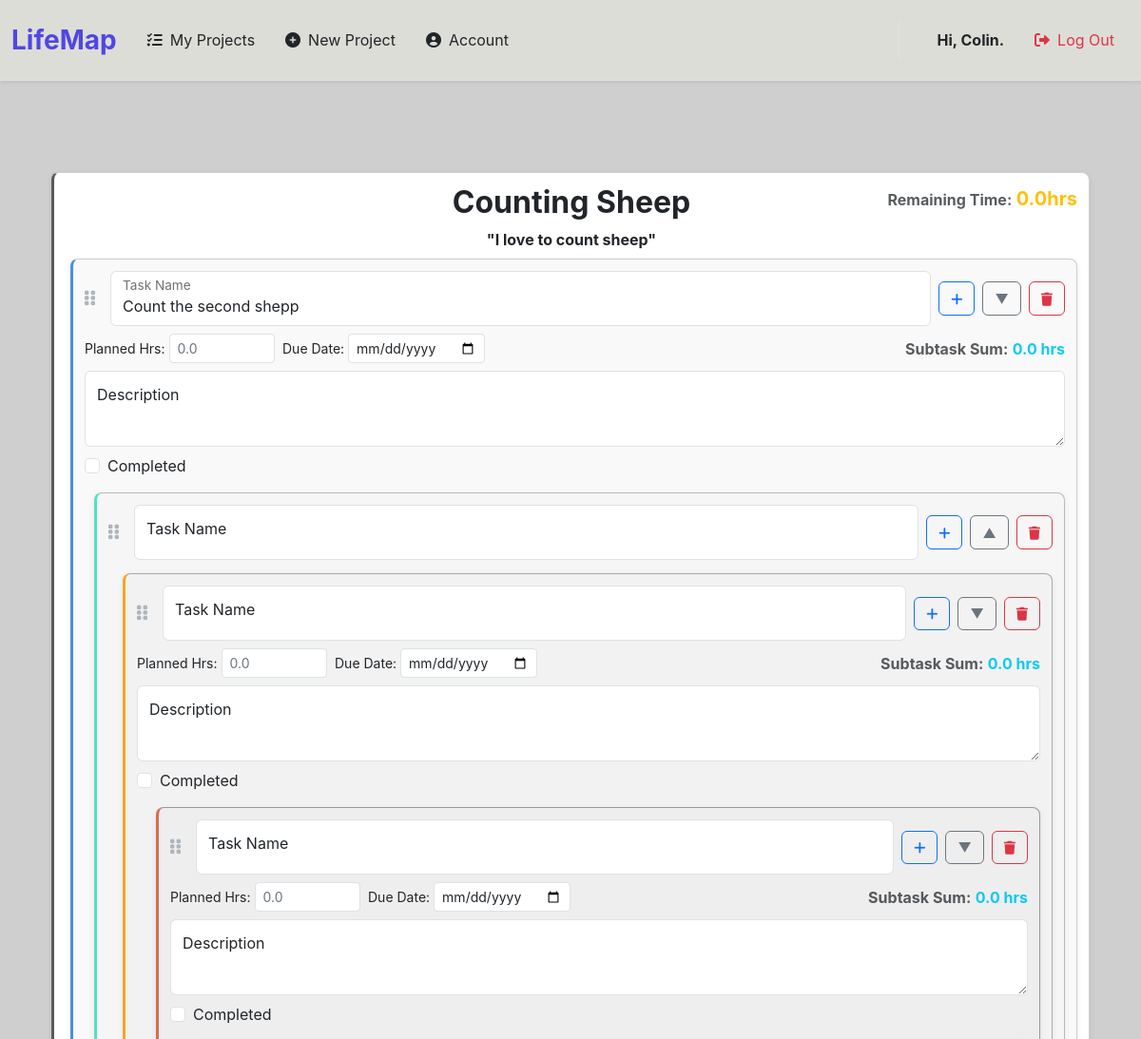
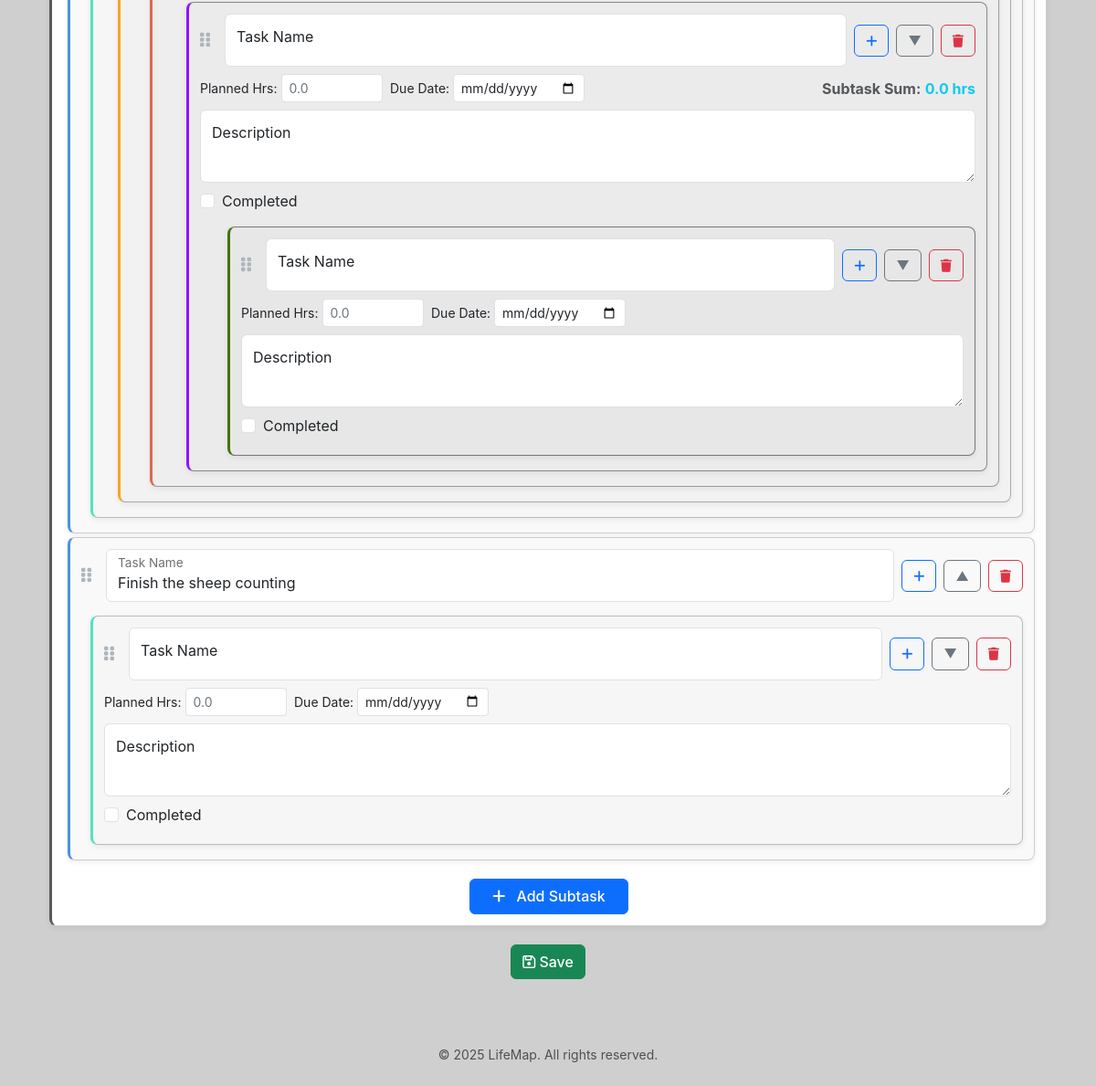
Page /details/9 (signed in) on the committed database (2 pictures, top to bottom).
### tables this page shows
CREATE TABLE users (
    user_id INTEGER PRIMARY KEY AUTOINCREMENT,
    username TEXT NOT NULL UNIQUE,
    email TEXT UNIQUE,
    password_hash TEXT NOT NULL
);

CREATE TABLE projects (
    project_id INTEGER PRIMARY KEY AUTOINCREMENT,
    user_id INTEGER NOT NULL,
    name TEXT NOT NULL,
    description TEXT,
    start_date TEXT,
    end_date TEXT,
    FOREIGN KEY (user_id) REFERENCES users (user_id)
);

CREATE TABLE work_items (
    item_id INTEGER PRIMARY KEY AUTOINCREMENT,
    project_id INTEGER NOT NULL,
    parent_item_id INTEGER,
    name TEXT NOT NULL,
    description TEXT,
    due_date DATE,
    is_completed INTEGER DEFAULT 0,
    priority INTEGER DEFAULT 0,
    status TEXT DEFAULT 'To Do',
    assigned_to_user_id INTEGER,
    display_order INTEGER DEFAULT 0,
    planned_hours REAL, -- <--- Changed to REAL (or INTEGER) and removed NOT NULL
    created_at DATETIME DEFAULT CURRENT_TIMESTAMP,
    updated_at DATETIME DEFAULT CURRENT_TIMESTAMP, is_minimized INTEGER DEFAULT 0,
    FOREIGN KEY (project_id) REFERENCES projects(project_id) ON DELETE CASCADE,
    FOREIGN KEY (parent_item_id) REFERENCES work_items(item_id) ON DELETE CASCADE,
    FOREIGN KEY (assigned_to_user_id) REFERENCES users(user_id) ON DELETE SET NULL
);

### app.py (the view)
@app.route("/details/<int:project_id>")
@login_required
def tasks(project_id):
    user_id = session["user_id"]
    conn = get_db()
    cursor = conn.cursor()
    cursor.execute("""SELECT name, description FROM projects WHERE user_id = ? AND project_id = ?""", (user_id, project_id))
    project_details = cursor.fetchone()
    if project_details is None:
        return error_page("Project not found or you are not authorized.", 404)
    project_name = project_details["name"]
    cursor.execute("""SELECT * FROM work_items WHERE project_id = ?""", (project_id,))
    tasks_flat_list = cursor.fetchall()
    tree = build_task_tree(tasks_flat_list)
    return render_template(
        'tasks.html',
        tasks=tree,
        project_id=project_id,
        project_name=project_name,
        username=get_username(user_id),
        project_details=project_details)

### app.py (called while the page is built)
def get_db():
    if 'lifemap_db' not in g:
        g.lifemap_db = sqlite3.connect("LifeMap.db")
        g.lifemap_db.row_factory = sqlite3.Row
    return g.lifemap_db

def login_required(f):
    @wraps(f)
    def decorated_function(*args, **kwargs):
        if session.get("user_id") is None:
            return redirect("/login")
        return f(*args, **kwargs)
    return decorated_function

def get_username(user_id):
    conn = get_db()
    cursor = conn.cursor()
    cursor.execute("""SELECT username FROM users WHERE user_id = ?""", (user_id,))
    username_row = cursor.fetchone()
    return username_row[0] if username_row else None

@app.after_request
def after_request(response):
    response.headers["Cache-Control"] = "no-cache, no-store, must-revalidate"
    response.headers["Expires"] = 0
    response.headers["Pragma"] = "no-cache"
    return response

### templates/tasks.html (shortened to what this page needs)
{% extends "layout.html" %}
{% block username %}
    <div class="fs-6 fw-bold">Hi, {{username}}.</div>
{% endblock %}
{% block main %}
    <div class="container-fluid mt-5">
        <form id="task-manager-form" method="POST">
            <div class="task-list">
                {% macro render_task_item(task, level=0) %}
                    <div class="card subtask-level-{{ level }} mb-1 {% if task.is_completed %}completed-task{% endif %}"
                         data-item-id="{{ task.item_id }}"
                         data-parent-item-id="{{ task.parent_item_id if task.parent_item_id is defined else '' }}"
                         data-level="{{ level }}">
                        <div class="card-body">
                            <div class="task-header">
                                {% if level > 0 %}
                                    <span class="drag-handle"><i class="fa-solid fa-grip-vertical"></i></span>
                                    <div class="form-floating flex-grow-1">
                                        <input type="text" class="form-control" id="name_{{ task.item_id | replace('.', '_') }}" name="name_{{ task.item_id | replace('.', '_') }}" value="{{ task.name }}" placeholder="Subtask Name">
                                        <label for="name_{{ task.item_id | replace('.', '_') }}">Task Name</label>
                                    </div>
                                {% else %}
                                    <h2 class="mb-0 fs-15 fw-bold project-name-centered">{{ project_name }}</h2>
                                    <div class="mb-2 text-end ms-auto">
                                        <strong class="text-muted">Remaining Time:</strong>
                                        <span id="remaining-hours-display" class="fs-5 fw-bold text-warning">
                                        </span>
                                    </div>
                                {% endif %}
                                {% if level > 0 %}
                                    <button type="button" class="btn btn-sm btn-outline-primary add-subtask-btn"><i class="fa-solid fa-plus"></i></button>
                                    <button type="button" class="btn btn-sm btn-outline-secondary toggle-subtasks-btn"><span class="collapse-icon">{% if task.is_minimized %}&#9650;{% else %}&#9660;{% endif %}</span></button>
                                    <button type="button" class="btn btn-sm btn-outline-danger delete-task-btn"><i class="fa-solid fa-trash"></i></button>
                                {% endif %}
                            </div>
                            {% if level > 0 %}
                                <div class="task-options {% if task.is_minimized %}task-options-minimized{% endif %}">
                                    <div class="d-flex flex-wrap align-items-center gap-2">
                                        <div class="d-flex align-items-center gap-1" style="max-width: 200px;">
                                            <label for="planned_hours_{{ task.item_id | replace('.', '_') }}" class="form-label small mb-0 text-nowrap">Planned Hrs:</label>
                                            <input type="number" min="0" step="0.1" class="form-control form-control-sm flex-grow-1"
                                                   id="planned_hours_{{ task.item_id | replace('.', '_') }}"
                                                   name="planned_hours_{{ task.item_id | replace('.', '_') }}"
                                                   value="{{ task.planned_hours if task.planned_hours is not none else '' }}"
                                                   placeholder="0.0">
                                        </div>
                                        {% if task.due_date is defined %}
                                        <div class="d-flex align-items-center gap-1" style="max-width: 200px;">
                                            <label for="due_date_{{ task.item_id | replace('.', '_') }}" class="form-label small mb-0 text-nowrap">Due Date:</label>
                                            <input type="date" class="form-control form-control-sm flex-grow-1" id="due_date_{{ task.item_id | replace('.', '_') }}" name="due_date_{{ task.item_id | replace('.', '_') }}" value="{{ task.due_date }}">
                                        </div>
                                        {% endif %}
                                        {% if task.subtasks %}
                                        <div class="text-end ms-auto">
                                            <strong class="text-muted">Subtask Sum:</strong>
                                            <span class="fs-6 fw-bold text-info">
                                                {{ "%.1f" | format(task.calculated_planned_hours) if task.calculated_planned_hours is not none else "N/A" }} hrs
                                            </span>
                                        </div>
                                        {% endif %}
                                        <div class="form-floating flex-grow-1 w-100">
                                            <textarea class="form-control" placeholder="Description" id="description_{{ task.item_id | replace('.', '_') }}" name="description_{{ task.item_id | replace('.', '_') }}">{{ task.description }}</textarea>
                                            <label for="description_{{ task.item_id | replace('.', '_') }}">Description</label>
                                        </div>
                                        <div class="form-check mb-2">
                                            <input type="checkbox" class="form-check-input completed-checkbox" id="is_completed_{{ task.item_id | replace('.', '_') }}" name="is_completed_{{ task.item_id | replace('.', '_') }}" {% if task.is_completed %}checked{% endif %}>
                                            <label class="form-check-label" for="is_completed_{{ task.item_id | replace('.', '_') }}">Completed</label>
                                        </div>
                                    </div>
                                </div>
                            {% else %}
                                <div class="task-options mb-1 mx-auto fs-6 fw-bold i">
                                    "{{ project_details.description }}"
                                </div>
                            {% endif %}
                            {% if task.subtasks %}
                            <div class="subtask-list">
                                {% for subtask in task.subtasks %}
                                    {{ render_task_item(subtask, level + 1) }}
                                {% endfor %}
                            </div>
                            {% endif %}
                            {% if level == 0 %}
                                <div class="d-flex justify-content-center mt-3">
                                    <button type="button" class="btn btn-primary add-subtask-btn px-4">
                                        <i class="fa-solid fa-plus me-2"></i> Add Subtask
                                    </button>
                                </div>
                            {% endif %}
                        </div>
                    </div>
                {% endmacro %}
                {% for task in tasks %}
                    {{ render_task_item(task, 0) }}
                {% endfor %}
            </div>
            <button type="submit" class="btn btn-success mt-3">
                <i class="fa-regular fa-floppy-disk"></i>
                Save
            </button>
        </form>
    </div>
{% endblock %}

### templates/layout.html (shortened to what this page needs)
<!DOCTYPE html>
<html lang="en">
<head>
    <link href="https://cdn.jsdelivr.net/npm/bootstrap@5.3.3/dist/css/bootstrap.min.css" rel="stylesheet" xintegrity="sha384-QWTKZyjpPEjISv5WaRU9OFeRpok6YctnYmDr5pNlyT2bRjXh0JMhjY6hW+ALEwIH">
    <link href="https://cdnjs.cloudflare.com/ajax/libs/font-awesome/6.0.0-beta3/css/all.min.css" rel="stylesheet">
</head>
<body id="bg" class="d-flex flex-column min-vh-100">
    <nav id="bgg" class="navbar navbar-expand-md navbar-light shadow-sm border-bottom py-3">
        <div class="container-fluid">
            <a class="navbar-brand text-gradient fs-3 fw-bolder" href="/">
                LifeMap
            </a>
            <div class="collapse navbar-collapse" id="navbarCollapse">
                {% if session["user_id"] %}
                    <ul class="navbar-nav me-auto mb-2 mb-md-0">
                        <li class="nav-item"><a class="nav-link text-dark py-2 px-3 d-flex align-items-center" href="/projects"><i class="fas fa-list-check me-2"></i> My Projects</a></li>
                        <li class="nav-item"><a class="nav-link text-dark py-2 px-3 d-flex align-items-center" href="/newProject"><i class="fas fa-plus-circle me-2"></i> New Project</a></li>
                        <li class="nav-item"><a class="nav-link text-dark py-2 px-3 d-flex align-items-center" href="/account"><i class="fas fa-user-circle me-2"></i> Account</a></li>
                    </ul>
                    <ul class="navbar-nav ms-auto mb-2 mb-md-0 border-start border-md-0 border-gray-200 ps-md-4">
                        <li class="py-2 px-3 d-flex align-items-center">{% block username %}{% endblock%}</li>
                        <li class="nav-item"><a class="nav-link text-danger py-2 px-3 d-flex align-items-center" href="/logout"><i class="fas fa-sign-out-alt me-2"></i> Log Out</a></li>
                    </ul>
                {% endif %}
            </div>
        </div>
    </nav>
    <main class="flex-grow-1 container-xl py-5 text-center">
        {% block main %}{% endblock %}
    </main>
    <footer id="bg" class="mt-auto py-4 text-center text-muted small">
        &copy; 2025 LifeMap. All rights reserved.
    </footer>
</body>
</html>

### templates/layout.html (style rules this page uses)
body { font-family: 'Inter', sans-serif; background-color: #f8f9fa; display: flex; flex-direction: column; min-height: 100vh; }
.text-gradient { color: #4f46e5; font-weight: bold; }
.navbar-nav .nav-link { transition: background-color 0.2s ease-in-out, color 0.2s ease-in-out; }
#bg { background-color: #cfcfcf }
#bgg { background-color:rgb(221, 221, 215) }

### templates/tasks.html (style rules this page uses)
body { font-family: 'Inter', sans-serif; background-color: #f8f9fa; }
.drag-handle { cursor: grab; color: #adb5bd; margin-right: 8px; font-size: 1.1rem; }
.task-header { display: flex; align-items: center; position: relative; gap: 0.5rem; margin-bottom: 0.4rem; flex-wrap: wrap; }
.project-name-centered { position: absolute; left: 50%; transform: translateX(-50%); z-index: 1; width: fit-content; white-space: nowrap; }
.task-header > .mb-2.text-end.ms-auto { margin-left: auto; position: relative; z-index: 2; }
.task-header h2 + .mb-2 { margin-left: auto !important; }
.task-header input[type="text"], .task-header input[type="date"] { flex-grow: 1; min-width: 120px; border-radius: 0.375rem; }
.task-options, .subtask-list { display: grid; grid-template-rows: 1fr; transition: grid-template-rows 0.3s ease-in-out, margin-top 0.3s ease-in-out; margin-top: 0.5rem; }
.task-options > *, .subtask-list > * { overflow: hidden; }
.card { border-radius: 0.5rem; box-shadow: 0 2px 6px rgba(0, 0, 0, 0.075); transition: transform 0.2s ease-in-out, box-shadow 0.2s ease-in-out; margin-bottom: 0.5rem; }
.card-body { padding: 0.75rem; }
.btn { border-radius: 0.375rem; font-weight: 500; transition: all 0.2s ease-in-out; padding: 0.4rem 0.75rem; }
.form-floating > .form-control { height: calc(3rem + 2px); padding: 1rem 0.75rem 0.25rem; }
.form-floating > .form-control:not(:placeholder-shown) { padding-top: 1.25rem; padding-bottom: 0.25rem; }
.form-floating > label { padding: 0.75rem 0.75rem; }
#task-manager-form textarea.form-control { height: 80px !important; }
.form-control::placeholder { color: #6c757d; opacity: 1; }
.subtask-level-0 { background-color: #ffffff; border: 1px solid #d0d0d0; border-left: 3px solid #5a5a5a; }
.subtask-level-1 { background-color: #f9f9f9;border: 1px solid #cccccc;margin-left: 5px; width: calc(100% - 5px);border-left: 3px solid #4a90e2; }
.subtask-level-2 { background-color: #f6f6f6;border: 1px solid #bbbbbb;margin-left: 10px; width: calc(100% - 10px);border-left: 3px solid #50e3c2; }
.subtask-level-3 { background-color: #f2f2f2;border: 1px solid #aaaaaa;margin-left: 15px; width: calc(100% - 15px);border-left: 3px solid #f5a623; }
.subtask-level-4 { background-color: #eeeeee;border: 1px solid #999999;margin-left: 20px; width: calc(100% - 20px); border-left: 3px solid #d96c4f; }
.subtask-level-5 { background-color: #ebebeb;border: 1px solid #888888;margin-left: 25px; width: calc(100% - 25px);border-left: 3px solid #9013fe; }
.subtask-level-6 { background-color: #e7e7e7;border: 1px solid #777777;margin-left: 30px; width: calc(100% - 30px);border-left: 3px solid #417505; }

### rows in the picture
users: username "Colin"
projects: name "Counting Sheep", description "I love to count sheep"
work_items: name "Count the second shepp", calculated_planned_hours "0.0", item_id "Description"
work_items: calculated_planned_hours "0.0", item_id "Description"
work_items: calculated_planned_hours "0.0", item_id "Description"
work_items: calculated_planned_hours "0.0", item_id "Description"
work_items: item_id "Description"
work_items: name "Finish the sheep counting"
work_items: item_id "Description"
